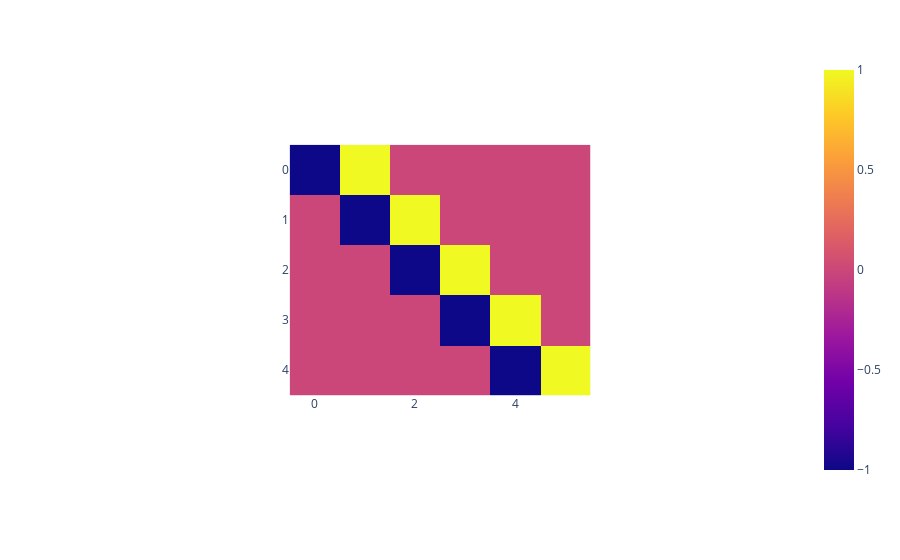

Write notebook code for a chart like this one.
### Code cell
px.imshow(D1)

### Figure 1 — Plotly figure (JSON) as saved in the notebook; plotly's stock layout.template omitted (floating-point values rounded to 4 significant figures)
{"data": [{"coloraxis": "coloraxis", "hovertemplate": "x: %{x}<br>y: %{y}<br>color: %{z}<extra></extra>", "type": "heatmap", "z": [[-1, 1, 0, 0, 0, 0], [0, -1, 1, 0, 0, 0], [0, 0, -1, 1, 0, 0], [0, 0, 0, -1, 1, 0], [0, 0, 0, 0, -1, 1]]}], "layout": {"autosize": true, "coloraxis": {"colorscale": [[0, "#0d0887"], [0.1111, "#46039f"], [0.2222, "#7201a8"], [0.3333, "#9c179e"], [0.4444, "#bd3786"], [0.5556, "#d8576b"], [0.6667, "#ed7953"], [0.7778, "#fb9f3a"], [0.8889, "#fdca26"], [1, "#f0f921"]]}, "margin": {"t": 60}, "xaxis": {"autorange": true, "constrain": "domain", "domain": [0.2912, 0.7088], "range": [-0.5, 5.5], "scaleanchor": "y"}, "yaxis": {"autorange": true, "constrain": "domain", "domain": [0, 1], "range": [4.5, -0.5]}}}
